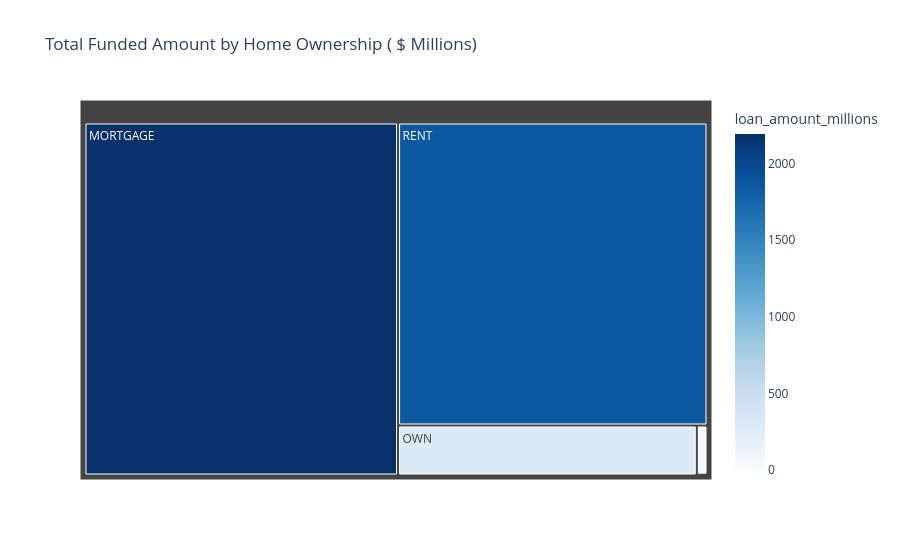

Notebook cell for this chart:
### Markdown cell above
#### Home Ownership by Total Funded Amount

### Code cell
home_funding2 = df.groupby('home_ownership')['loan_amount'].sum().reset_index()
home_funding2['loan_amount_millions']=home_funding2['loan_amount']/1_00_000

fig=px.treemap(
   home_funding2,
    path=['home_ownership'],
    values='loan_amount_millions',
    color='loan_amount_millions',
    color_continuous_scale='Blues',
    title='Total Funded Amount by Home Ownership ( $ Millions)'
)
fig.show()

### Figure 1 — Plotly figure (JSON) as saved in the notebook; plotly's stock layout.template omitted (floating-point values rounded to 4 significant figures)
{"data": [{"branchvalues": "total", "customdata": [[2193.0], [0.168], [10.45], [296.0], [1858.0]], "domain": {"x": [0, 1], "y": [0, 1]}, "hovertemplate": "labels=%{label}<br>loan_amount_millions_sum=%{value}<br>parent=%{parent}<br>id=%{id}<br>loan_amount_millions=%{color}<extra></extra>", "ids": ["MORTGAGE", "NONE", "OTHER", "OWN", "RENT"], "labels": ["MORTGAGE", "NONE", "OTHER", "OWN", "RENT"], "marker": {"coloraxis": "coloraxis", "colors": [2193.0, 0.168, 10.45, 296.0, 1858.0]}, "name": "", "parents": ["", "", "", "", ""], "type": "treemap", "values": [2193.0, 0.168, 10.45, 296.0, 1858.0]}], "layout": {"coloraxis": {"colorbar": {"title": {"text": "loan_amount_millions"}}, "colorscale": [[0, "rgb(247,251,255)"], [0.125, "rgb(222,235,247)"], [0.25, "rgb(198,219,239)"], [0.375, "rgb(158,202,225)"], [0.5, "rgb(107,174,214)"], [0.625, "rgb(66,146,198)"], [0.75, "rgb(33,113,181)"], [0.875, "rgb(8,81,156)"], [1, "rgb(8,48,107)"]]}, "legend": {"tracegroupgap": 0}, "title": {"text": "Total Funded Amount by Home Ownership ( $ Millions)"}}}
